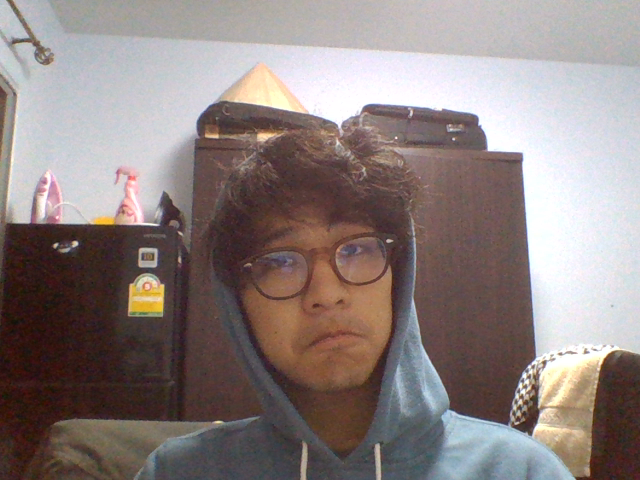
#> input picture takeapic/images/c1.png, 640 x 480 px, given in place of the camera
$ python capture_vid.py   (older library calls are emulated)
#> lines starting #> are read from the running program, lines starting #| are printed output that depends on the picture
from scipy.spatial import distance as dist
from imutils import perspective
from imutils import contours
import numpy as np
import argparse
import imutils
import cv2
import time


def midpoint(ptA, ptB):
    return ((ptA[0] + ptB[0]) * 0.5, (ptA[1] + ptB[1]) * 0.5)


try:
    cap = cv2.VideoCapture(1)
except:
    cap = cv2.VideoCapture(0)
period = 0.1
nexttime = time.time() + period
bgsub = cv2.bgsegm.createBackgroundSubtractorMOG()
ret, bg = cap.read()
#> bg is the input picture: shape (480, 640, 3); mean B, G, R 127.7, 129.8, 141.9
bgsub.apply(bg, learningRate=0.5)
cv2.imshow("background", bg)
while(True):
    gauss_args = [3, 3]
    bilat_args = [9, 75, 75]

    # [10 lines of commented-out code are left out]
    ret, frame = cap.read()
    orig = frame.copy()
    now = time.time()
    refObj = None

    if(nexttime <= now):
        image = frame
        nexttime = now + period
        width = 26
        edged = []
        # Apply filters
        # grayscale
        bgsubbed = bgsub.apply(image, learningRate=0)
        gray = bgsubbed
        # gray = cv2.cvtColor(bgsubbed, cv2.COLOR_BGR2GRAY)
        # clahe = cv2.createCLAHE(cliplimit=clm, tilegridsize=tgs)
        # Contrast Limited Adaptive Histogram Equalization
        clahe = cv2.createCLAHE()
        cl1 = clahe.apply(gray)
        # gaussian blur
        gauss = cv2.GaussianBlur(gray, (gauss_args[0], gauss_args[1]), 0)
        # global Histogram Equalization
        global_histeq = cv2.equalizeHist(gray)
        # bilateralFilter
        bilat = cv2.bilateralFilter(
            gray, bilat_args[0], bilat_args[1], bilat_args[2])
        #gauss + bilat
        gauss_bilat = cv2.bilateralFilter(
            gauss, bilat_args[0], bilat_args[1], bilat_args[2])
        #bilat + clahe
        bilat_clahe = cv2.bilateralFilter(
            cl1, bilat_args[0], bilat_args[1], bilat_args[2])

        # total list of individual filters
        filtered = [gray, global_histeq, gauss,
                    bilat, gauss_bilat, cl1, bilat_clahe]

        # perform Canny edge detection on all filters
        for i in range(len(filtered)):
            edged.append(cv2.Canny(filtered[i], 50, 100))
            edged[i] = cv2.dilate(edged[i], None, iterations=1)
            edged[i] = cv2.erode(edged[i], None, iterations=1)
            cv2.imshow("dilated" + str(i), edged[i])

        # findContours
        index = 2
        cnts = cv2.findContours(edged[index].copy(), cv2.RETR_EXTERNAL,
                                cv2.CHAIN_APPROX_SIMPLE)
        cnts = cnts[0] if imutils.is_cv2() else cnts[1]
        # (cnts, _) = contours.sort_contours(cnts)

        colors = ((0, 0, 255), (240, 0, 159), (0, 165, 255),
                  (255, 255, 0), (255, 0, 255))
        pixelsPerMetric = None

        orig = image.copy()
        for c in cnts:
            if cv2.contourArea(c) < 1000 or cv2.contourArea(c) > 40000:
                continue
            box = cv2.minAreaRect(c)
            box = cv2.cv.BoxPoints(
                box) if imutils.is_cv2() else cv2.boxPoints(box)
            box = np.array(box, dtype="int")
            box = perspective.order_points(box)
            cX = np.average(box[:, 0])
            cY = np.average(box[:, 1])
            if refObj is None:
                (tl, tr, br, bl) = box
                (tlblX, tlblY) = midpoint(tl, bl)
                (trbrX, trbrY) = midpoint(tr, br)
                D = dist.euclidean((tlblX, tlblY), (trbrX, trbrY))
                refObj = (box, (cX, cY), D / width)
                if pixelsPerMetric is None:
                    pixelsPerMetric = D / width
                continue
            orig = image.copy()
            cv2.drawContours(orig, [box.astype("int")], -1, (0, 255, 0), 2)
            cv2.drawContours(
                orig, [refObj[0].astype("int")], -1, (0, 255, 0), 2)
            refCoords = np.vstack([refObj[0], refObj[1]])
            objCoords = np.vstack([box, (cX, cY)])
            for (x, y) in box:
                cv2.circle(orig, (int(x), int(y)), 5, (0, 0, 255), -1)
                (tl, tr, br, bl) = box
                (tltrX, tltrY) = midpoint(tl, tr)
                (blbrX, blbrY) = midpoint(bl, br)
                (tlblX, tlblY) = midpoint(tl, bl)
                (trbrX, trbrY) = midpoint(tr, br)
                cv2.circle(orig, (int(tltrX), int(tltrY)), 5, (255, 0, 0), -1)
                cv2.circle(orig, (int(blbrX), int(blbrY)), 5, (255, 0, 0), -1)
                cv2.circle(orig, (int(tlblX), int(tlblY)), 5, (255, 0, 0), -1)
                cv2.circle(orig, (int(trbrX), int(trbrY)), 5, (255, 0, 0), -1)
                # cv2.line(orig, (int(tltrX), int(tltrY)), (int(blbrX), int(blbrY)),
                #          (255, 0, 255), 2)
                # cv2.line(orig, (int(tlblX), int(tlblY)), (int(trbrX), int(trbrY)),
                #          (255, 0, 255), 2)
                dA = dist.euclidean((tltrX, tltrY), (blbrX, blbrY))
                dB = dist.euclidean((tlblX, tlblY), (trbrX, trbrY))
                dimA = dA / pixelsPerMetric
                dimB = dB / pixelsPerMetric
                for ((xA, yA), (xB, yB), color) in zip(refCoords, objCoords, colors):
                    cv2.circle(orig, (int(xA), int(yA)), 5, color, -1)
                    cv2.circle(orig, (int(xB), int(yB)), 5, color, -1)
                (xA, yA) = refObj[1]
                (xB, yB) = (cX, cY)
                color = (0, 255, 255)
                cv2.line(orig, (int(xA), int(yA)),
                         (int(xB), int(yB)), color, 2)
                D = dist.euclidean((xA, yA), (xB, yB)) / refObj[2]
                (mX, mY) = midpoint((xA, yA), (xB, yB))
                cv2.putText(orig, "{:.1f}mm".format(D), (int(mX), int(mY - 10)),
                            cv2.FONT_HERSHEY_SIMPLEX, 0.55, color, 2)
                cv2.putText(orig, "{:.1f}mm".format(dimA),
                            (int(tltrX - 15), int(tltrY - 10)
                             ), cv2.FONT_HERSHEY_SIMPLEX,
                            0.65, (255, 255, 255), 2)
                cv2.putText(orig, "{:.1f}mm".format(dimB),
                            (int(trbrX + 10), int(trbrY)),
                            cv2.FONT_HERSHEY_SIMPLEX,
                            0.65, (255, 255, 255), 2)
        cv2.imshow("orig", orig)
        # cv2.waitKey(0)
    else:
        orig = frame.copy()
        gray = cv2.cvtColor(orig, cv2.COLOR_BGR2GRAY)
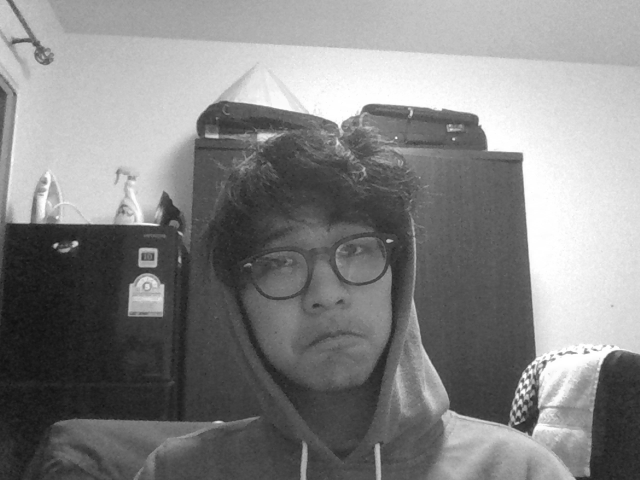
#> gray: shape (480, 640); min 15, max 255, mean 133.2
        gray = cv2.cvtColor(orig, cv2.COLOR_BGR2GRAY)
        # clahe = cv2.createCLAHE(cliplimit=clm, tilegridsize=tgs)
        # Contrast Limited Adaptive Histogram Equalization
        clahe = cv2.createCLAHE()
        cl1 = clahe.apply(gray)
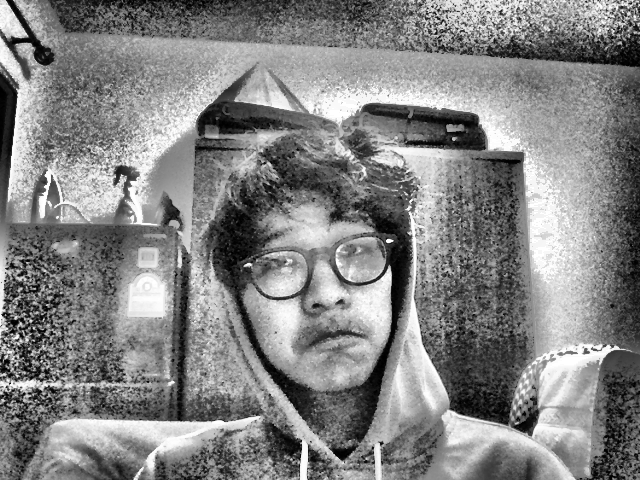
#> cl1: shape (480, 640); min 0, max 255, mean 131.4
        # gaussian blur
        gauss = cv2.GaussianBlur(gray, (gauss_args[0], gauss_args[1]), 0)
        # global Histogram Equalization
        global_histeq = cv2.equalizeHist(gray)
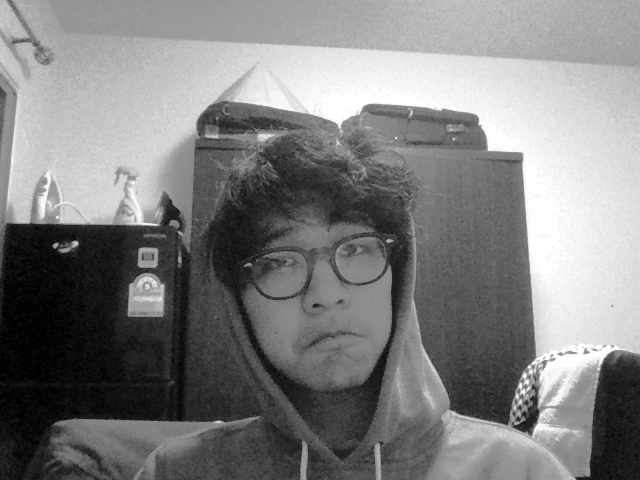
#> global_histeq: shape (480, 640); min 0, max 255, mean 128.2
        # bilateralFilter
        bilat = cv2.bilateralFilter(
            gray, bilat_args[0], bilat_args[1], bilat_args[2])
        #gauss + bilat
        gauss_bilat = cv2.bilateralFilter(
            gauss, bilat_args[0], bilat_args[1], bilat_args[2])
        #bilat + clahe
        bilat_clahe = cv2.bilateralFilter(
            cl1, bilat_args[0], bilat_args[1], bilat_args[2])
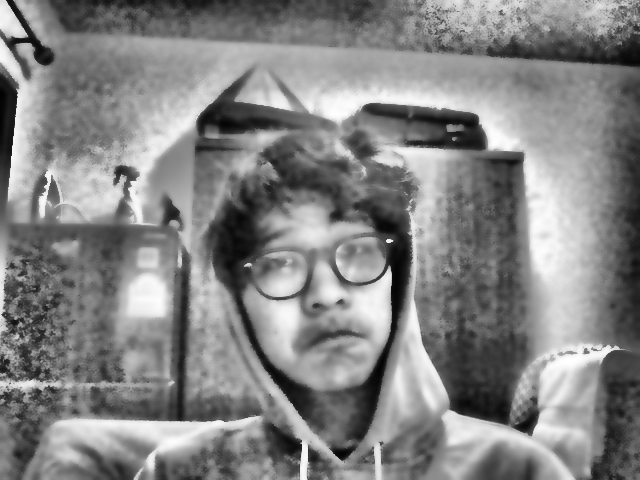
#> bilat_clahe: shape (480, 640); min 1, max 255, mean 131.5

        # perform Canny edge detection on all filters
#> (the run stopped early here; a loop or call above may not have finished)
